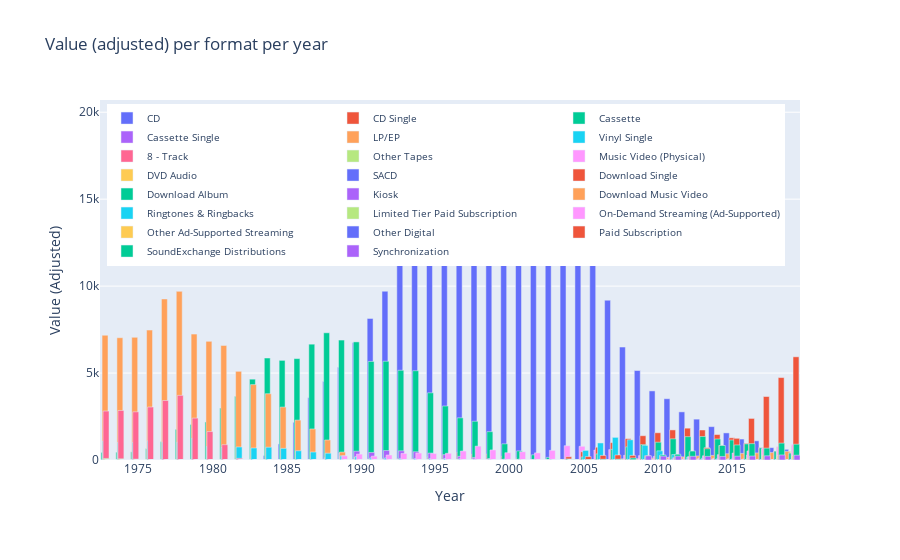

Notebook code cell kept with this figure:
### Code cell
import plotly.graph_objs as go

fig = go.Figure()

for i in industry_sales.format.unique():
    fig.add_trace(go.Bar(x=industry_sales[(industry_sales.format == i) & (industry_sales.metric == "Value (Adjusted)")]["year"], 
                         y=industry_sales[(industry_sales.format == i) & (industry_sales.metric == "Value (Adjusted)")]["value_actual"], 
                         name=i, 
                         width=0.4))

fig.update_layout(title='Value (adjusted) per format per year', 
                  xaxis_title='Year', 
                  yaxis_title='Value (Adjusted)',
                  margin=dict(l=100, r=100, t=100, b=100), 
                  legend=dict(yanchor="top", y=0.99, xanchor="left", x=0.01, orientation='h', font=dict(size=10)))

fig.show()
